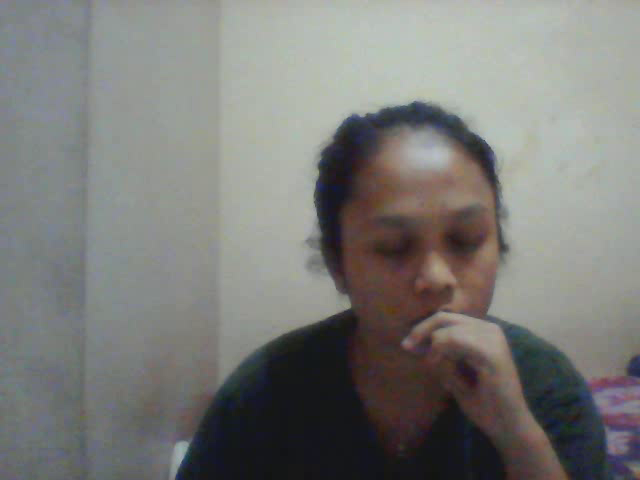
#> input picture frame 48 of 25-09-2024-20-49-34.avi, 640 x 480 px, given in place of the camera
$ python tutorial.py
#> lines starting #> are read from the running program, lines starting #| are printed output that depends on the picture
import cv2
import time
import datetime

cap = cv2.VideoCapture(0) # untuk mengakses perangkat webcam yang digunakan

# Mendeteksi wajah dan tubuh
face_cascade = cv2.CascadeClassifier(
    cv2.data.haarcascades + "haarcascade_frontalface_default.xml")
body_cascade = cv2.CascadeClassifier(
    cv2.data.haarcascades + "haarcascade_fullbody.xml")

detection = False # menyimpan status apakah deteksi wajah dan tubuh terjadi
detection_stopped_time = None # waktu ketika deteksi berhenti
timer_started = False # menyimpan status apakah timer telah dimulai
SECOND_TO_RECORD_AFTER_DETECTION = 5 # durasi tambahan untuk merekam video setelah selesai (5 detik)

# Menentukan format dan ukuran frame dari video
frame_size = (int(cap.get(3)), int(cap.get(4)))
fourcc = cv2.VideoWriter_fourcc(*"XVID") # 4 kode dalam kurung merupakan jenis format video

# Melakukan looping untuk mendapat frame dari kamera
while True:
    _, frame = cap.read() # untuk membaca frame dan menanpilkan dilayar
#> frame is the input picture: shape (480, 640, 3); mean B, G, R 120.4, 123.3, 123.3

    gray = cv2.cvtColor(frame, cv2.COLOR_BGR2GRAY) #
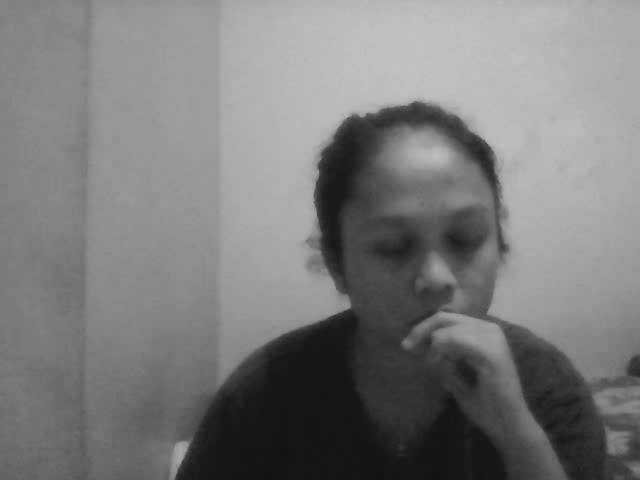
#> gray: shape (480, 640); min 19, max 194, mean 123
    faces = face_cascade.detectMultiScale(gray, 1.3, 5)
#> faces = [[343, 180, 178, 178]]
    bodies = body_cascade.detectMultiScale(gray, 1.3, 5 )
#> bodies = ()

# Ketika wajah atau tubuh terdeteksi, mulai merekam, proses perekaman dimulai dan video disimpan
# dengan nama berdasarkan timestamp saat ini.
    if len(faces) + len(bodies) > 0:
        if detection:
            timer_started = False
        else:
            detection = True
            current_time = datetime.datetime.now().strftime("%d-%m-%Y-%H-%M-%S")
            out = cv2.VideoWriter(
                f'{current_time}.avi', fourcc, 20, frame_size )
            print('Started Recording!')

# Jika deteksi berhenti:
# Setelah deteksi berhenti, program akan terus merekam selama 5 detik tambahan.
# Setelah itu, perekaman dihentikan dan file video ditutup.
    elif detection:
        if timer_started:
            if time.time() - detection_stopped_time >= SECOND_TO_RECORD_AFTER_DETECTION:
                detection = False
                timer_started = False
                out.release()
                print("Stop Recording!")
        else:
            timer_started = True
            detection_stopped_time = time.time()
# Jika deteksi terjadi, frame akan disimpan ke dalam file video.
    if detection:
        out.write(frame)
    # for (x, y, width, height) in faces:
    #     cv2.rectangle(frame,(x, y), (x + width, y + height),(255, 0, 0),3)

    cv2.imshow('Camera',frame) # Menampilkan video dari kamera secara real-time.


    if cv2.waitKey(1) == ord('q'): # Jika pengguna menekan tombol 'q', program akan berhenti.
#> (key q is pressed here)
        break

# Melepaskan objek video writer dan kamera serta menutup semua jendela yang ditampilkan.
out.release()
cap.release()
cv2.destroyAllWindows()

$ run again, starting later in the video
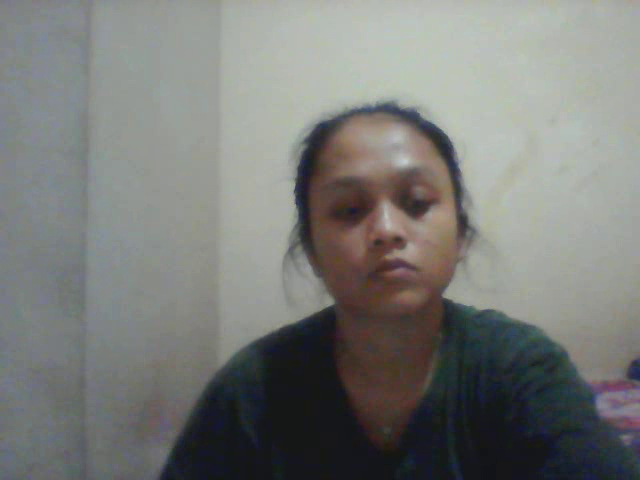
#> input picture frame 218 of 25-09-2024-20-49-34.avi, 640 x 480 px, given in place of the camera
#> frame is the input picture: shape (480, 640, 3); mean B, G, R 120, 123.1, 121.7
#> `gray = cv2.cvtColor(frame, cv2.COLOR_BGR2GRAY)`:
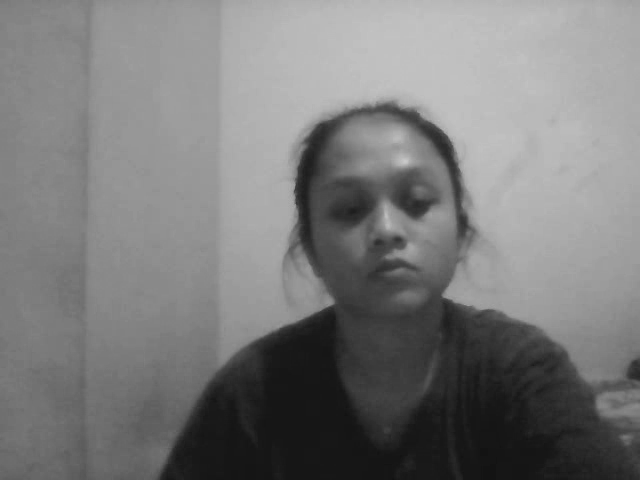
#> gray: shape (480, 640); min 17, max 201, mean 122.3
#> faces = [[290, 132, 184, 184]]
#> bodies = ()

$ run again, starting later in the video
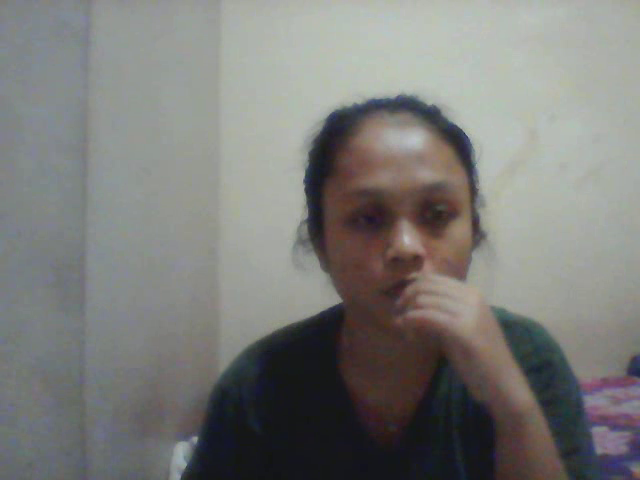
#> input picture frame 388 of 25-09-2024-20-49-34.avi, 640 x 480 px, given in place of the camera
#> frame is the input picture: shape (480, 640, 3); mean B, G, R 121, 123.8, 123.8
#> `gray = cv2.cvtColor(frame, cv2.COLOR_BGR2GRAY)`:
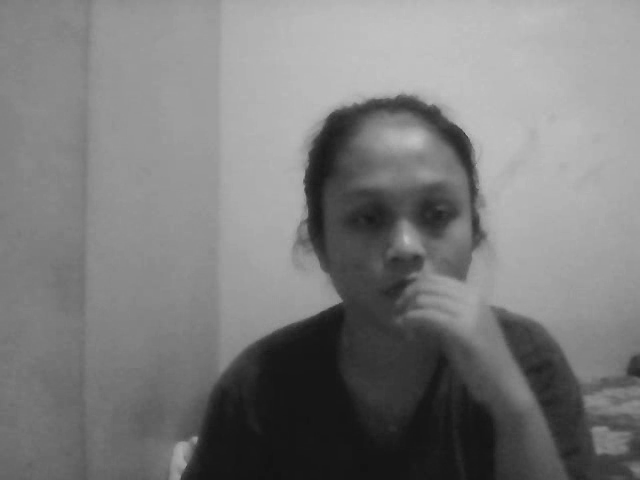
#> gray: shape (480, 640); min 18, max 194, mean 123.4
#> faces = [[306, 143, 188, 188]]
#> bodies = ()
